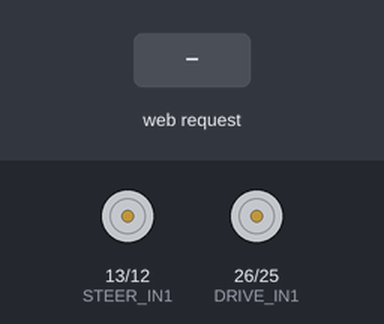
The sketch below on a simulated ESP32. Parts: motor-driver pin pairs drawn as motors (green arrow = first pin HIGH = forward, orange = second pin HIGH = backward, longer = more drive, scaled by the enable pin). The inputs (shaded band) are chosen by the test bench. What the sketch prints to the serial monitor is not drawn.

Above: at 1.2 s.
1.3 s: HTTP request GET /forward received
2.8 s: HTTP request GET /backward received
4.3 s: HTTP request GET /left received
At 5.2 s:
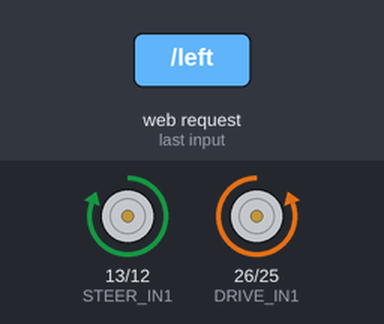
5.8 s: HTTP request GET /right received
At 6.4 s:
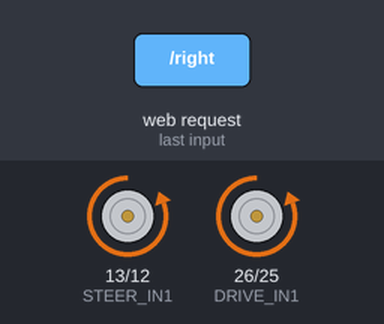
7.3 s: HTTP request GET /forward received
At 7.6 s:
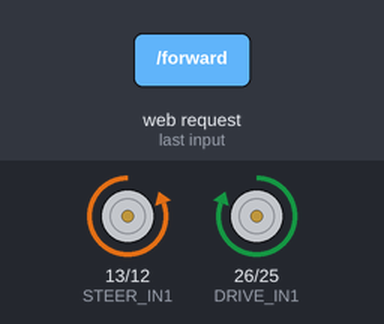
8.8 s: HTTP request GET /stop received
At 9.9 s:
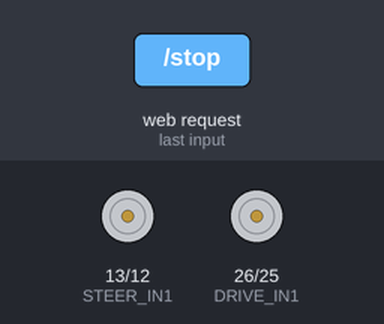
Timing chart, 0 to 11.3 s (numbered marks = the images above; inputs shaded):
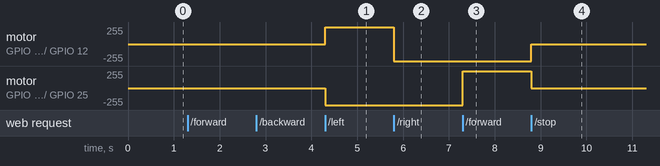

Measured:
- after the input at 4.3 s, motor on GPIO 13 (STEER_IN1) / GPIO 12 (STEER_IN2): stopped → forward 255/255 at once; motor on GPIO 26 (DRIVE_IN1) / GPIO 25 (DRIVE_IN2): stopped → backward 255/255 at once
- after the input at 5.8 s, motor on GPIO 13 (STEER_IN1) / GPIO 12 (STEER_IN2): forward 255/255 → backward 255/255 at once
- after the input at 7.3 s, motor on GPIO 26 (DRIVE_IN1) / GPIO 25 (DRIVE_IN2): backward 255/255 → forward 255/255 at once
- after the input at 8.8 s, motor on GPIO 13 (STEER_IN1) / GPIO 12 (STEER_IN2): backward 255/255 → stopped at once; motor on GPIO 26 (DRIVE_IN1) / GPIO 25 (DRIVE_IN2): forward 255/255 → stopped at once

The sketch:

ESP32_RC_car.ino
```cpp
#include <WiFi.h>
#include <WebServer.h>

// WiFi credentials for Access Point mode
const char* ssid = "ESP32-RC";
const char* password = "12345678";

WebServer server(80);

// Motor pin configuration
#define DRIVE_EN 27
#define DRIVE_IN1 26
#define DRIVE_IN2 25
#define STEER_EN 14
#define STEER_IN1 13   // swapped to fix left/right issue
#define STEER_IN2 12   // swapped to fix left/right issue

// ---------- Motor Control Functions ----------
void stopAll() {
  digitalWrite(DRIVE_IN1, LOW);
  digitalWrite(DRIVE_IN2, LOW);
  digitalWrite(STEER_IN1, LOW);
  digitalWrite(STEER_IN2, LOW);
  analogWrite(DRIVE_EN, 0);
  analogWrite(STEER_EN, 0);
  Serial.println("STOP");
}

void forward() {
  digitalWrite(DRIVE_IN1, HIGH);
  digitalWrite(DRIVE_IN2, LOW);
  analogWrite(DRIVE_EN, 255);
  Serial.println("FORWARD");
}

void backward() {
  digitalWrite(DRIVE_IN1, LOW);
  digitalWrite(DRIVE_IN2, HIGH);
  analogWrite(DRIVE_EN, 255);
  Serial.println("BACKWARD");
}

void left() {
  digitalWrite(STEER_IN1, HIGH);
  digitalWrite(STEER_IN2, LOW);
  analogWrite(STEER_EN, 255);
  Serial.println("LEFT");
}

void right() {
  digitalWrite(STEER_IN1, LOW);
  digitalWrite(STEER_IN2, HIGH);
  analogWrite(STEER_EN, 255);
  Serial.println("RIGHT");
}

// ---------- HTML Joystick Page ----------
String htmlPage = R"rawliteral(
<!DOCTYPE html>
<html>
<head>
<meta name="viewport" content="width=device-width,initial-scale=1">
<title>ESP32 RC Car</title>
<style>
body{background:#111;color:white;text-align:center;font-family:sans-serif;}
button{width:100px;height:100px;margin:10px;font-size:22px;border:none;
border-radius:50%;background:#444;color:white;}
button:active{background:#0f0;color:black;}
.grid{display:grid;grid-template-columns:repeat(3,1fr);justify-items:center;align-items:center;}
</style>
<script>
function go(cmd){fetch('/'+cmd);}
function stopAll(){fetch('/stop');}
</script>
</head>
<body>
<h2>🚗 ESP32 RC Car Control</h2>
<div class="grid">
  <div></div><button ontouchstart="go('forward')" ontouchend="stopAll()">↑</button><div></div>
  <button ontouchstart="go('left')" ontouchend="stopAll()">←</button>
  <button ontouchstart="go('backward')" ontouchend="stopAll()">↓</button>
  <button ontouchstart="go('right')" ontouchend="stopAll()">→</button>
</div>
</body>
</html>
)rawliteral";

// ---------- Setup ----------
void setup() {
  Serial.begin(115200);

  pinMode(DRIVE_IN1, OUTPUT);
  pinMode(DRIVE_IN2, OUTPUT);
  pinMode(STEER_IN1, OUTPUT);
  pinMode(STEER_IN2, OUTPUT);
  pinMode(DRIVE_EN, OUTPUT);
  pinMode(STEER_EN, OUTPUT);

  stopAll();

  // Start Wi-Fi Access Point
  WiFi.softAP(ssid, password);
  Serial.println("\n=== Access Point Started ===");
  Serial.print("SSID: "); Serial.println(ssid);
  Serial.print("Password: "); Serial.println(password);
  Serial.print("IP address: "); Serial.println(WiFi.softAPIP());

  // Set up web routes
  server.on("/", [](){ server.send(200, "text/html", htmlPage); });
  server.on("/forward", [](){ forward(); server.send(200, "text/plain", "FWD"); });
  server.on("/backward", [](){ backward(); server.send(200, "text/plain", "BWD"); });
  server.on("/left", [](){ left(); server.send(200, "text/plain", "LEFT"); });
  server.on("/right", [](){ right(); server.send(200, "text/plain", "RIGHT"); });
  server.on("/stop", [](){ stopAll(); server.send(200, "text/plain", "STOP"); });

  server.begin();
  Serial.println("Server Ready! ✅");
}

// ---------- Loop ----------
void loop() {
  server.handleClient();
}
```
